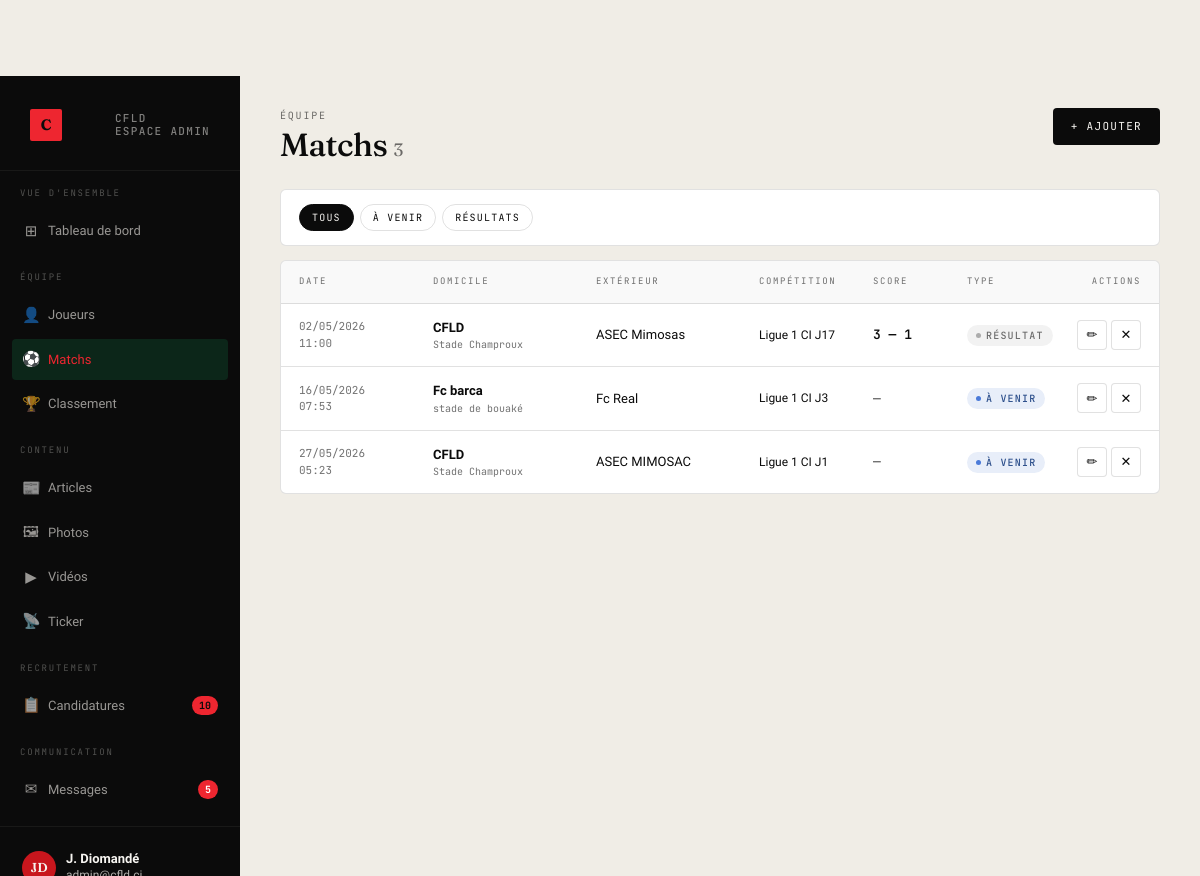
The page /admin-cfld/matchs/ (signed in) on the database its author committed.
### matchs/models.py (models this page shows, shortened)
class Match(models.Model):
    TYPE_CHOICES = [
        ('a_venir', 'À venir'),
        ('resultat', 'Résultat'),
    ]
    equipe_domicile = models.CharField(max_length=100)
    equipe_exterieur = models.CharField(max_length=100)
    est_domicile = models.BooleanField(
        default=True,
        help_text="CFLD joue à domicile ?"
    )
    score_domicile = models.PositiveSmallIntegerField(null=True, blank=True)
    score_exterieur = models.PositiveSmallIntegerField(null=True, blank=True)
    date = models.DateTimeField()
    lieu = models.CharField(max_length=150, blank=True)
    competition = models.CharField(max_length=100, default='Ligue 1 CI')
    journee = models.PositiveSmallIntegerField(null=True, blank=True)
    type_match = models.CharField(max_length=10, choices=TYPE_CHOICES, default='a_venir')
    billet_url = models.URLField(blank=True)
    class Meta:
        ordering = ['date']
        verbose_name = 'Match'
        verbose_name_plural = 'Matchs'
    @property
    def resultat(self):
        if self.score_domicile is None:
            return None
        if self.score_domicile > self.score_exterieur:
            return 'V' if self.est_domicile else 'D'
        if self.score_domicile < self.score_exterieur:
            return 'D' if self.est_domicile else 'V'
        return 'N'

### recrutement/admin_views.py (the view)
# urls.py: path('matchs/',                   v.admin_matchs,       name='admin_matchs'),
@staff_required
def admin_matchs(request):
    type_m = request.GET.get('type', 'all')
    qs = Match.objects.all()
    if type_m != 'all':
        qs = qs.filter(type_match=type_m)
    ctx = _base_ctx(request, 'matchs')
    ctx.update({'matchs': qs, 'type_actif': type_m,
                'total': Match.objects.count()})
    return render(request, 'admin_cfld/matchs.html', ctx)

### recrutement/admin_views.py (called while the page is built)
def staff_required(view_func):
    @wraps(view_func)
    def wrapper(request, *args, **kwargs):
        if not request.user.is_authenticated or not request.user.is_staff:
            return redirect('login')
        return view_func(request, *args, **kwargs)
    return wrapper

def _base_ctx(request, section=''):
    return {
        'pending_count': Candidature.objects.filter(statut='pending').count(),
        'unread_count':  Message.objects.filter(lu=False).count(),
        'section':       section,
    }

### templates/admin_cfld/matchs.html (shortened to what this page needs)
{% extends "admin_cfld/base.html" %}
{% block content %}
<div class="page-header">
  <div>
    <span class="eyebrow">Équipe</span>
    <h1>Matchs <span style="font-size:18px;color:var(--muted);font-weight:400;">{{ total }}</span></h1>
  </div>
  <div class="hd-actions">
    <a href="{% url 'admin_match_add' %}" style="display:inline-flex;align-items:center;gap:8px;background:var(--ink);color:var(--paper);padding:10px 18px;border-radius:4px;font-family:var(--font-mono);font-size:11px;letter-spacing:.12em;text-transform:uppercase;text-decoration:none;">
      + Ajouter
    </a>
  </div>
</div>
<div class="filter-bar">
  <div class="f-pills">
    <a href="?" class="f-pill {% if type_actif == 'all' %}active{% endif %}">Tous</a>
    <a href="?type=a_venir" class="f-pill {% if type_actif == 'a_venir' %}active{% endif %}">À venir</a>
    <a href="?type=resultat" class="f-pill {% if type_actif == 'resultat' %}active{% endif %}">Résultats</a>
  </div>
</div>
<div class="t-wrap">
  <div class="t-row t-head" style="grid-template-columns:120px 1fr 1fr 100px 80px 80px 80px;">
    <div>Date</div>
    <div>Domicile</div>
    <div>Extérieur</div>
    <div>Compétition</div>
    <div>Score</div>
    <div>Type</div>
    <div style="text-align:right;">Actions</div>
  </div>
  {% for m in matchs %}
  <div class="t-row" id="row-m{{ m.pk }}" style="grid-template-columns:120px 1fr 1fr 100px 80px 80px 80px;">
    <div style="font-family:var(--font-mono);font-size:11px;color:var(--muted);">{{ m.date|date:"d/m/Y" }}<br>{{ m.date|date:"H:i" }}</div>
    <div>
      <div style="font-weight:{% if m.est_domicile %}600{% else %}400{% endif %};">{{ m.equipe_domicile }}</div>
      {% if m.lieu %}<div style="font-family:var(--font-mono);font-size:10px;color:var(--muted);">{{ m.lieu }}</div>{% endif %}
    </div>
    <div style="font-weight:{% if not m.est_domicile %}600{% else %}400{% endif %};">{{ m.equipe_exterieur }}</div>
    <div style="font-size:12px;">{{ m.competition }}{% if m.journee %} J{{ m.journee }}{% endif %}</div>
    <div style="font-family:var(--font-mono);font-size:13px;font-weight:600;">
      {% if m.score_domicile is not None %}{{ m.score_domicile }} — {{ m.score_exterieur }}{% else %}<span style="color:var(--muted);">—</span>{% endif %}
    </div>
    <div>
      {% if m.type_match == 'a_venir' %}
        <span class="badge-status bs-avenir">À venir</span>
      {% else %}
        <span class="badge-status bs-resultat">Résultat</span>
      {% endif %}
    </div>
    <div class="actions">
      <a href="{% url 'admin_match_edit' m.pk %}" class="t-btn" title="Modifier">✏</a>
      <button class="t-btn del" title="Supprimer" onclick="confirmDelete('{% url 'admin_match_delete' m.pk %}', document.getElementById('row-m{{ m.pk }}'))">✕</button>
    </div>
  </div>
  {% empty %}
  <div class="empty-state">Aucun match</div>
  {% endfor %}
</div>
{% endblock %}

### templates/admin_cfld/base.html (shortened to what this page needs)
{% load static %}
<!doctype html>
<html lang="fr">
<head>
<link rel="stylesheet" href="{% static 'style.css' %}">
</head>
<body>
<div class="admin-shell">
  <aside class="sidebar">
    <div class="sidebar-top">
      <a href="{% url 'admin_dashboard' %}" class="sidebar-brand">
        <span class="bm">C</span>
        <span class="bt">CFLD<br>Espace admin</span>
      </a>
    </div>
    <nav class="sidebar-nav">
      <div class="nav-section">Vue d'ensemble</div>
      <a href="{% url 'admin_dashboard' %}" {% if section == 'dashboard' %}class="active"{% endif %}>
        <span class="icon">⊞</span><span class="lbl">Tableau de bord</span>
      </a>
      <div class="nav-section">Équipe</div>
      <a href="{% url 'admin_joueurs' %}" {% if section == 'joueurs' %}class="active"{% endif %}>
        <span class="icon">👤</span><span class="lbl">Joueurs</span>
      </a>
      <a href="{% url 'admin_matchs' %}" {% if section == 'matchs' %}class="active"{% endif %}>
        <span class="icon">⚽</span><span class="lbl">Matchs</span>
      </a>
      <a href="{% url 'admin_classement' %}" {% if section == 'classement' %}class="active"{% endif %}>
        <span class="icon">🏆</span><span class="lbl">Classement</span>
      </a>
      <div class="nav-section">Contenu</div>
      <a href="{% url 'admin_articles' %}" {% if section == 'articles' %}class="active"{% endif %}>
        <span class="icon">📰</span><span class="lbl">Articles</span>
      </a>
      <a href="{% url 'admin_photos' %}" {% if section == 'photos' %}class="active"{% endif %}>
        <span class="icon">🖼</span><span class="lbl">Photos</span>
      </a>
      <a href="{% url 'admin_videos' %}" {% if section == 'videos' %}class="active"{% endif %}>
        <span class="icon">▶</span><span class="lbl">Vidéos</span>
      </a>
      <a href="{% url 'admin_ticker' %}" {% if section == 'ticker' %}class="active"{% endif %}>
        <span class="icon">📡</span><span class="lbl">Ticker</span>
      </a>
      <div class="nav-section">Recrutement</div>
      <a href="{% url 'admin_candidatures' %}" {% if section == 'candidatures' %}class="active"{% endif %}>
        <span class="icon">📋</span><span class="lbl">Candidatures</span>
        {% if pending_count %}<span class="badge">{{ pending_count }}</span>{% endif %}
      </a>
      <div class="nav-section">Communication</div>
      <a href="{% url 'admin_messages' %}" {% if section == 'messages' %}class="active"{% endif %}>
        <span class="icon">✉</span><span class="lbl">Messages</span>
        {% if unread_count %}<span class="badge red">{{ unread_count }}</span>{% endif %}
      </a>
    </nav>
    <div class="sidebar-footer">
      <div class="sidebar-user">
        <div class="av">{{ request.user.first_name|slice:":1"|upper }}{{ request.user.last_name|slice:":1"|upper }}</div>
        <div class="info">
          <strong>{{ request.user.get_full_name|default:request.user.username }}</strong>
        </div>
      </div>
    </div>
  </aside>
  <main class="admin-main">
    {% block content %}{% endblock %}
  </main>
</div>
</body>
</html>

### assets/style.css (style rules this page uses)
:root { --green: #c8161d; --green-deep: #8a0d12; --green-bright: #ee2630; --ink: #0b0b0b; --paper: #f7f5f1; --paper-2: #ebe7dc; --line: rgba(11,11,11,0.12); --line-strong: rgba(11,11,11,0.85); --muted: rgba(11,11,11,0.58); --font-display: "Fraunces", "Times New Roman", serif; --font-text: "Inter Tight", "Helvetica Neue", Arial, sans-serif; --font-mono: "JetBrains Mono", "Menlo", monospace; --display-tracking: -0.02em; --display-weight: 500; --display-italic: 0; }
* { box-sizing: border-box; }
html, body { margin: 0; padding: 0; overflow-x: hidden; }
body { font-family: var(--font-text); color: var(--ink); background: var(--paper); -webkit-font-smoothing: antialiased; text-rendering: optimizeLegibility; line-height: 1.5; }
a { color: inherit; text-decoration: none; }
button { font: inherit; cursor: pointer; border: 0; background: none; color: inherit; }
.display, h1, h2, h3 { font-family: var(--font-display); font-weight: var(--display-weight); letter-spacing: var(--display-tracking); font-style: var(--display-italic) ? italic : normal; line-height: 1.02; margin: 0; }
h1 { font-size: clamp(56px, 8vw, 132px); }
.eyebrow { font-family: var(--font-mono); font-size: 11px; letter-spacing: 0.18em; text-transform: uppercase; color: var(--muted); }
body { padding-top: 76px; }

### rows shown on the page
Match: date "02/05/2026", date "11:00", equipe_domicile "CFLD", lieu "Stade Champroux", equipe_exterieur "ASEC Mimosas", competition "Ligue 1 CI", journee "17", score_domicile "3", score_exterieur "1", type_match "RÉSULTAT"
Match: date "16/05/2026", date "07:53", equipe_domicile "Fc barca", lieu "stade de bouaké", equipe_exterieur "Fc Real", competition "Ligue 1 CI", journee "3", type_match "À VENIR"
Match: date "27/05/2026", date "05:23", equipe_domicile "CFLD", lieu "Stade Champroux", equipe_exterieur "ASEC MIMOSAC", competition "Ligue 1 CI", journee "1", type_match "À VENIR"

### other values the page prints
{{ pending_count }} "10"
{{ unread_count }} "5"
{{ request.user.first_name|slice:":1"|upper }} "J"
{{ request.user.last_name|slice:":1"|upper }} "D"
{{ request.user.get_full_name|default:request.user.username }} "J. Diomandé"
{{ total }} "3"
